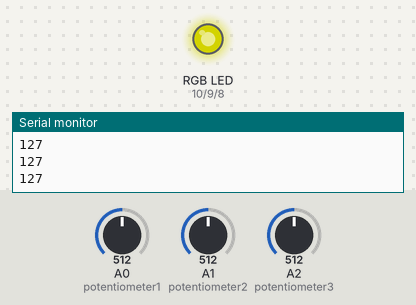
A sketch run on a simulated Arduino Uno, built with avr-gcc and run on an emulated ATmega328P. Parts: an RGB LED mixed from three pins (HIGH = lit), the last lines printed to the serial monitor. The inputs (shaded band) are chosen by the test bench; at power-on: A0 (potentiometer1) = 512, A2 (potentiometer3) = 512, A1 (potentiometer2) = 512. Dim RGB values are drawn brighter than linear.

Above: at 1.2 s.
1.3 s: A0 (potentiometer1) set to 716
At 1.9 s:
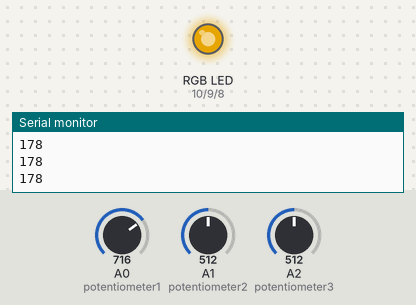
2.8 s: A2 (potentiometer3) set to 528
At 3.2 s:
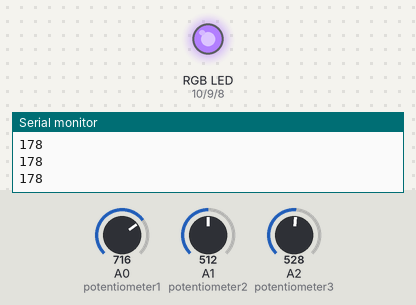
4.3 s: A1 (potentiometer2) set to 716
At 5.4 s:
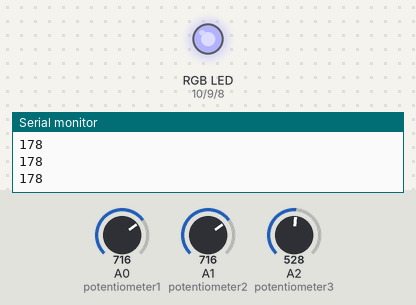
5.8 s: A0 (potentiometer1) set to 900
At 6.8 s:
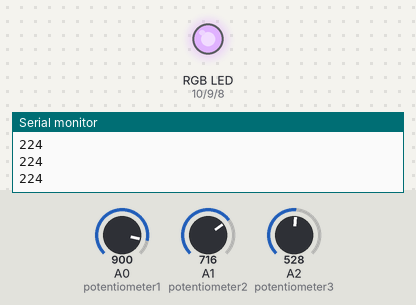
7.3 s: A2 (potentiometer3) set to 511
At 7.8 s:
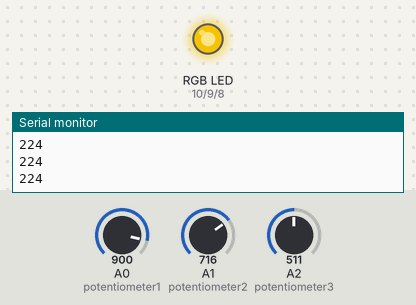
8.8 s: A1 (potentiometer2) set to 900
At 9.9 s:
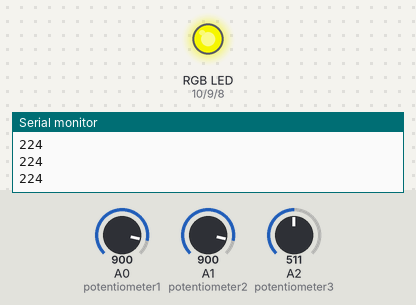
Timing chart, 0 to 11.3 s (numbered marks = the images above; inputs shaded):
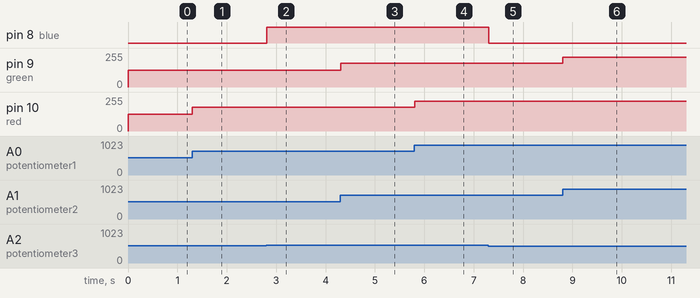

The sketch:

three-potentiometer-rgb-led.ino
```cpp
// tinkercad: working
// arduino: working

byte const red = 10;
byte const green = 9;
byte const blue = 8;

byte const potentiometer1 = A0;
byte const potentiometer2 = A1;
byte const potentiometer3 = A2;

int potentiometerReading1 = 0;
int potentiometerReading2 = 0;
int potentiometerReading3 = 0;

void setup() {
  pinMode(red, OUTPUT);
  pinMode(green, OUTPUT);
  pinMode(blue, OUTPUT);
  Serial.begin(9600);
}

void loop() {
  potentiometerReading1 = analogRead(potentiometer1);
  potentiometerReading2 = analogRead(potentiometer2);
  potentiometerReading3 = analogRead(potentiometer3);

  potentiometerReading1 = map(potentiometerReading1,0,1023,0,255);
  potentiometerReading2 = map(potentiometerReading2,0,1023,0,255);
  potentiometerReading3 = map(potentiometerReading3,0,1023,0,255);

  Serial.println(potentiometerReading1);

  analogWrite(red,potentiometerReading1);
  analogWrite(green,potentiometerReading2);
  analogWrite(blue,potentiometerReading3);

  delay(10);
}
```

Measured:
- the behaviour switches between 513 and 514 on A2 (potentiometer3) (found by bisection; images 1 and 2)
- after the input at 1.3 s, pin 10 (red): 127/255 → 178/255 at once
- after the input at 2.8 s, pin 8 (blue): LOW → HIGH at once
- after the input at 4.3 s, pin 9 (green): 127/255 → 178/255 at once
- after the input at 5.8 s, pin 10 (red): 178/255 → 224/255 at once
- after the input at 7.3 s, pin 8 (blue): HIGH → LOW at once
- after the input at 8.8 s, pin 9 (green): 178/255 → 224/255 at once
